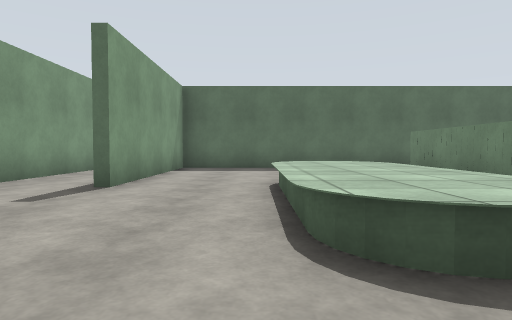
view 1 (above)

24 first-person views from a walk through a world built for the Gazebo simulator. The camera is 1.2 m above the floor, tilts 2° down and sees 75° across. The floor is counted in squares, 2 m on a side. Each view is taken from the middle of a square. On the plan, view 1 faces up. The plan holds only what a view shows up to about 9 squares ahead; the rest is blank. The place goes on beyond the plan.

view 2
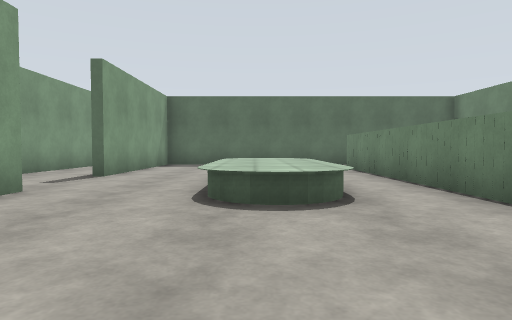

view 3
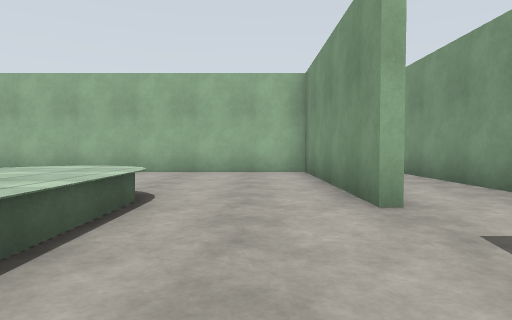

view 4
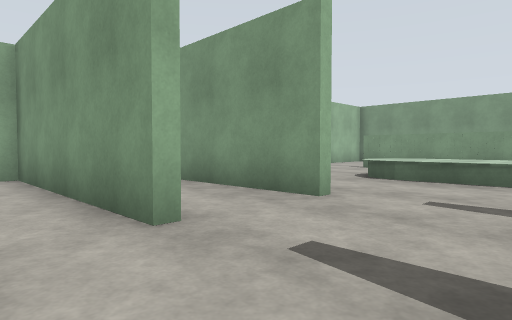

view 5
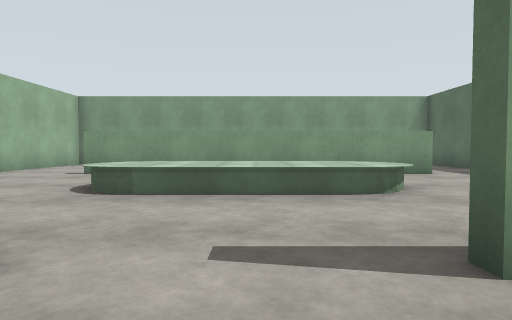

view 6
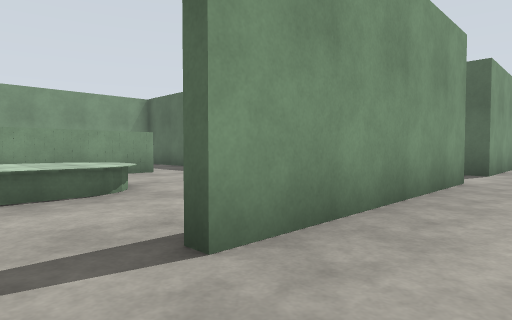

view 7
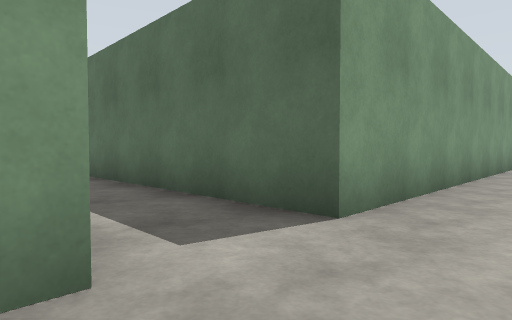

view 8
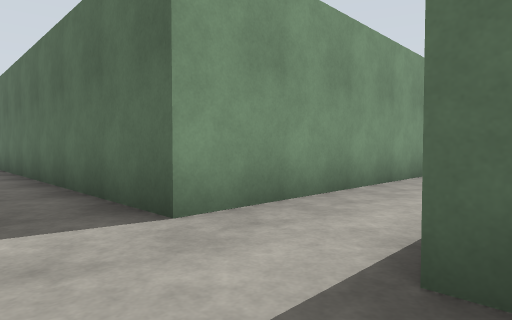

view 9
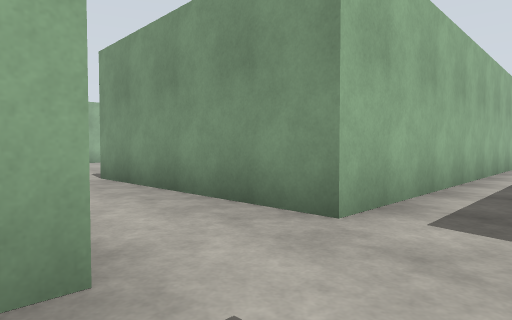

view 10
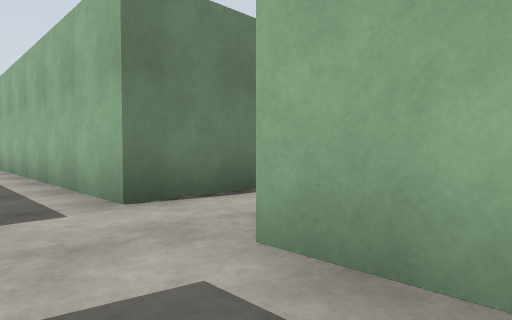

view 11
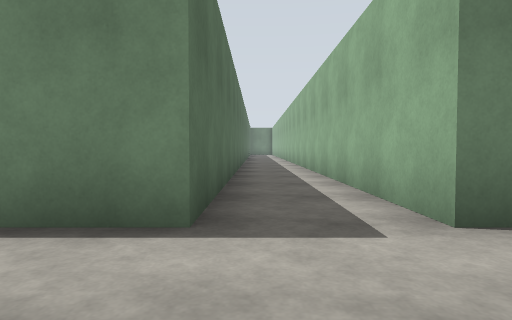

view 12
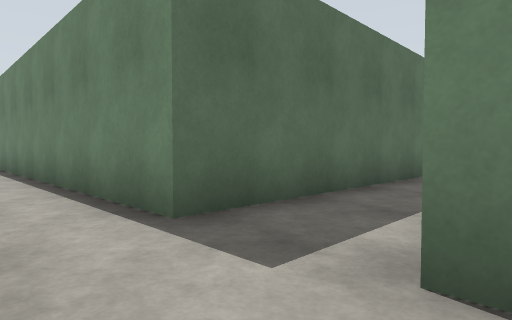

view 13
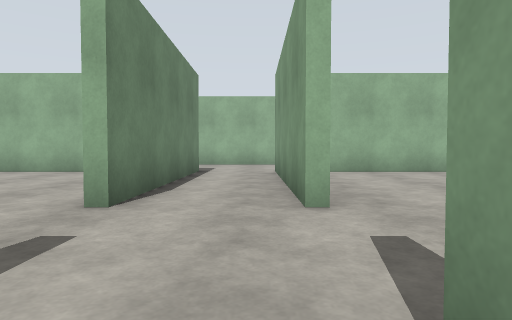

view 14
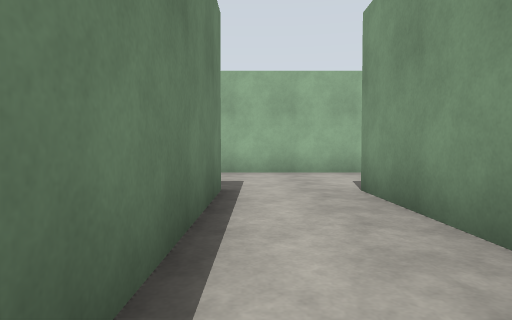

view 15
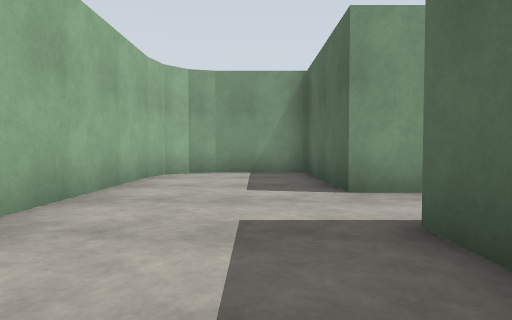

view 16
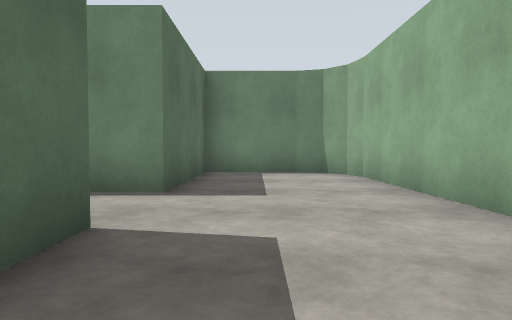

view 17
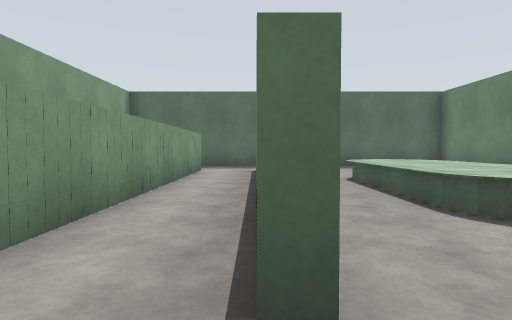

view 18
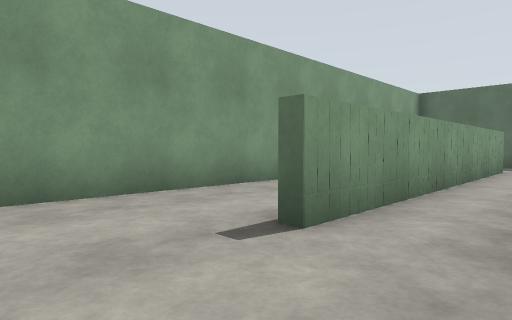

view 19
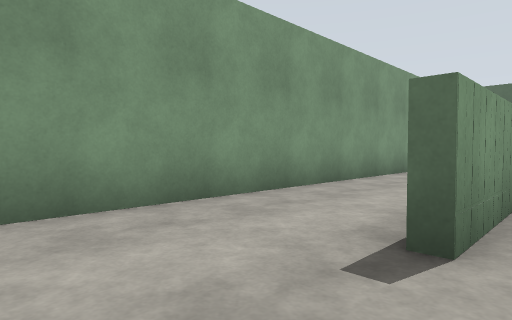

view 20
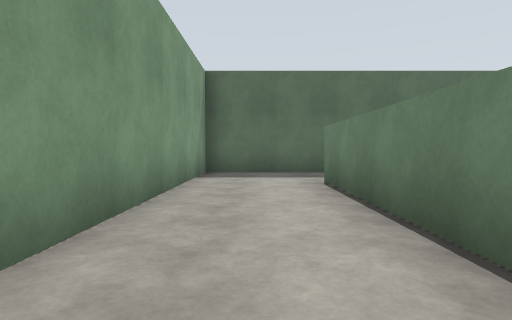

view 21
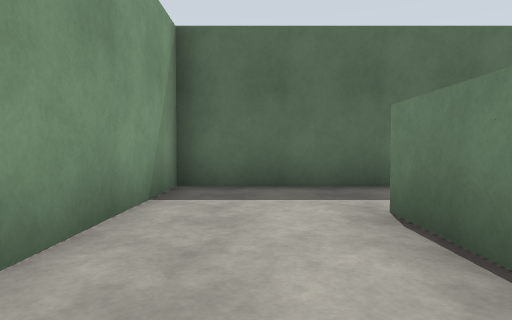

view 22
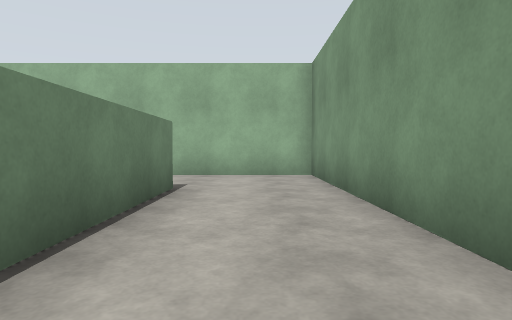

view 23
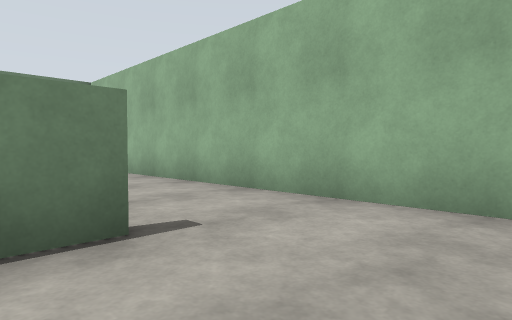

view 24
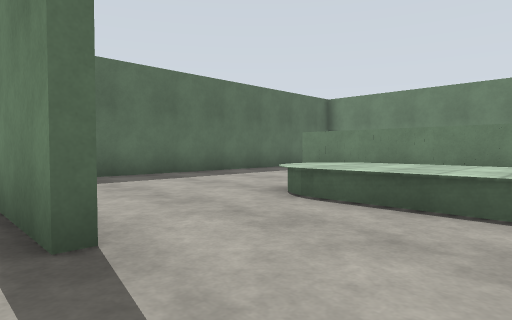

### Floor plan
Key: @ floor where view 1 was taken; # wall or solid block; . floor; = window, fence, low wall or low ledge.
Columns run from 16 left of view 1 to 4 right of it. Each row starts with its distance up from view 1.
 21            #  #
 20            #..#
 19            #..#
 18            #..#
 17            #..#
 16            #..#
 15            #..#
 14            #..#
 13    #########..#######
 12     .................
 11     .................
 10 ############..#######
  9 #......    #..#......
  8 #..#.#..   #..#.....#
  7 #..#.#.... #..#.....#
  6 #..#.# ==..#..#..==.#
  5 #..#.# ==........==.#
  4 #..#.#.==........==.#
  3 #..#.#.==........==.#
  2 #..#.#.==..#..#..==.#
  1 #..#.#.....#..#.....
  0 #..#.#.....#..#.@...
 -1 #..........#..#....
 -2 #..........#..#....
 -3 ############..#######
 -4        #..........#
 -5        #..........#
 -6        ##........##
 -7         ##########

Positions as (right, up) in squares from view 1, and headings:
1: (0, 0), facing up
2: (1, -2), facing up
3: (-1, 6), facing down
4: (-1, 5), facing down-left
5: (-3, 4), facing left
6: (-3, 4), facing up-left
7: (-3, 10), facing up-left
8: (-2, 11), facing up-left
9: (-2, 12), facing down-left
10: (-6, 12), facing down-right
11: (-5, 12), facing right
12: (-4, 10), facing up-right
13: (-4, 6), facing down
14: (-3, 2), facing down
15: (0, -4), facing left
16: (-7, -4), facing right
17: (-11, -1), facing up
18: (-11, -2), facing up-left
19: (-12, -2), facing up-left
20: (-14, 2), facing up
21: (-14, 5), facing up
22: (-14, 5), facing down
23: (-15, 1), facing down-right
24: (-3, 3), facing up-right
